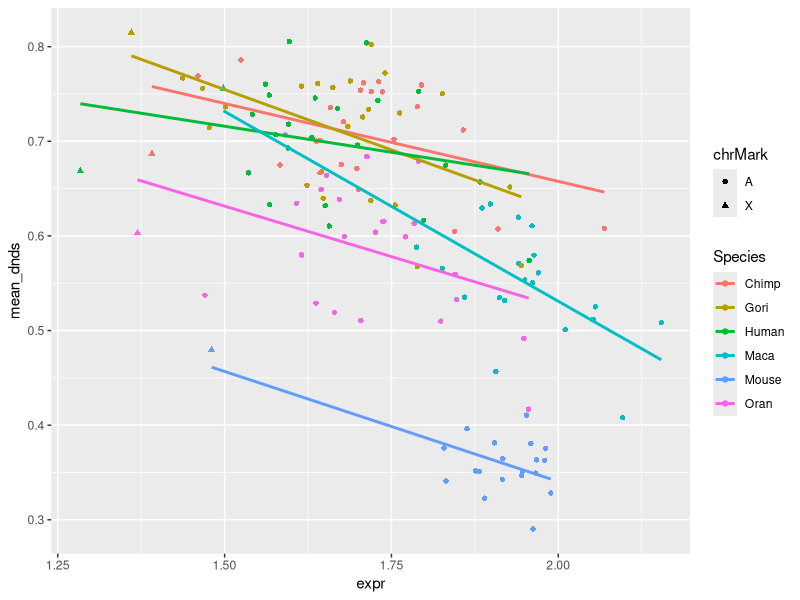

Write R code to recreate this figure.
## ---- chunk 1

library(tidyverse)
mammals = read_csv(file = "../datasets/dataset.01.rsbl20150010supp1.csv")

## ---- chunk 2

## ---- chunk 3
mam_mut = mammals %>% group_by(chr, Species, chrMark) %>% summarise(mean_dnds = mean(dNdS), expr = mean(log10(RPKM + 1)))

## ---- chunk 4
ggplot(mam_mut) + geom_point(mapping = aes(x = expr, y = mean_dnds, color = Species, shape = chrMark)) + 
  geom_smooth(mapping = aes(x = expr, y = mean_dnds, color = Species), se = FALSE, method = 'lm')

## ---- chunk 5
mammals2 = mammals %>%
  group_by(chr,Species) %>%
  mutate(all_n = n(), expr = log10(RPKM + 1), cutoff = quantile(expr, .15)) %>%
  filter(expr < cutoff) %>%
  summarise(count = length(expr), prop = mean(n()/all_n), all_n = mean(all_n))
## ---- chunk 6
# total x chr: 382
# x chr under 15% : 58
mammals %>%
  group_by(chr) %>%
  mutate(total = n(), expr = log10(RPKM + 1), cutoff = quantile(expr, .15)) %>%
  filter(expr < cutoff, chr == 'X') %>%
  summarise(count = length(expr), total = mean(total))

#prob under X: 
mammals %>%
  group_by(chr) %>%
  mutate(total = n(), expr = log10(RPKM + 1), cutoff = quantile(expr, .15)) %>%
  filter(expr < cutoff, chr != 'X') %>%
  summarise(mean_prop = (mean(n()/total))) %>% summarise(mean_overall = mean(mean_prop))


binom.test(58, 382, 0.151, alternative = "greater")
## ---- chunk 7
# total x chr: 382
# x chr under 5% : 20
mammals %>%
  group_by(chr) %>%
  mutate(total = n(), expr = log10(RPKM + 1), cutoff = quantile(expr, .05)) %>%
  filter(expr < cutoff, chr == 'X') %>%
  summarise(count = length(expr), total = mean(total))

#prob under X: 
mammals %>%
  group_by(chr) %>%
  mutate(total = n(), expr = log10(RPKM + 1), cutoff = quantile(expr, .05)) %>%
  filter(expr < cutoff, chr != 'X') %>%
  summarise(mean_prop = (mean(n()/total))) %>% summarise(mean_overall = mean(mean_prop))


binom.test(20, 382, 0.0513, alternative = "greater")

